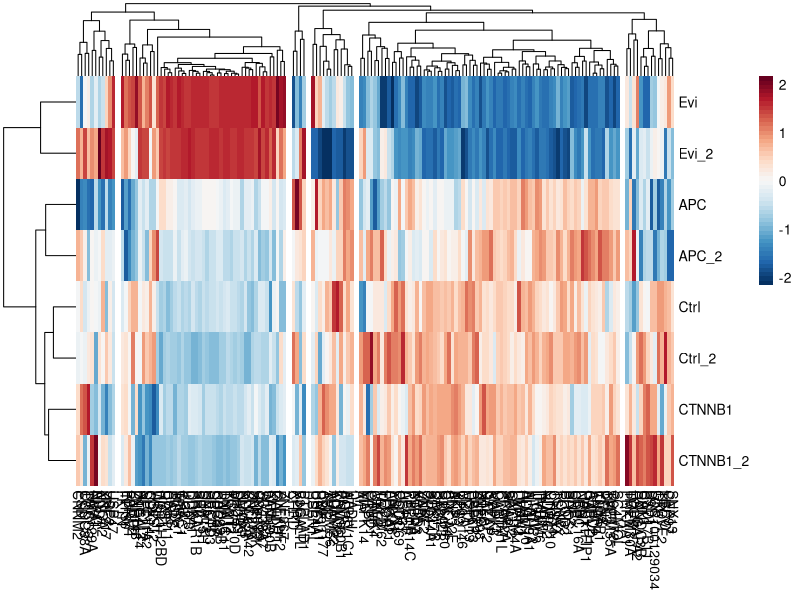
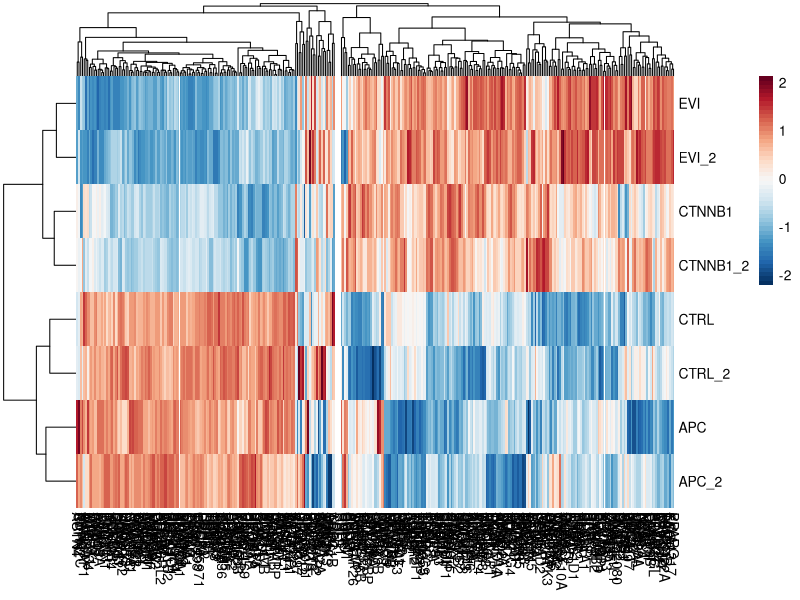
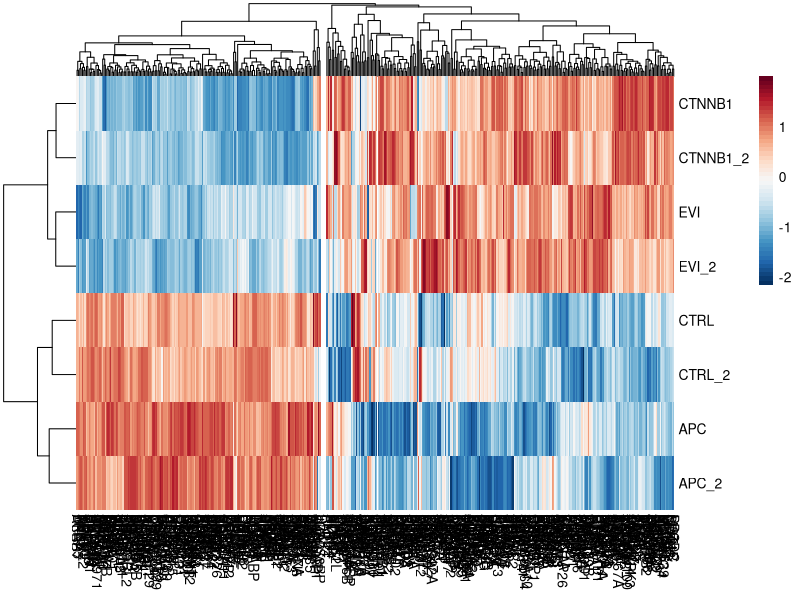
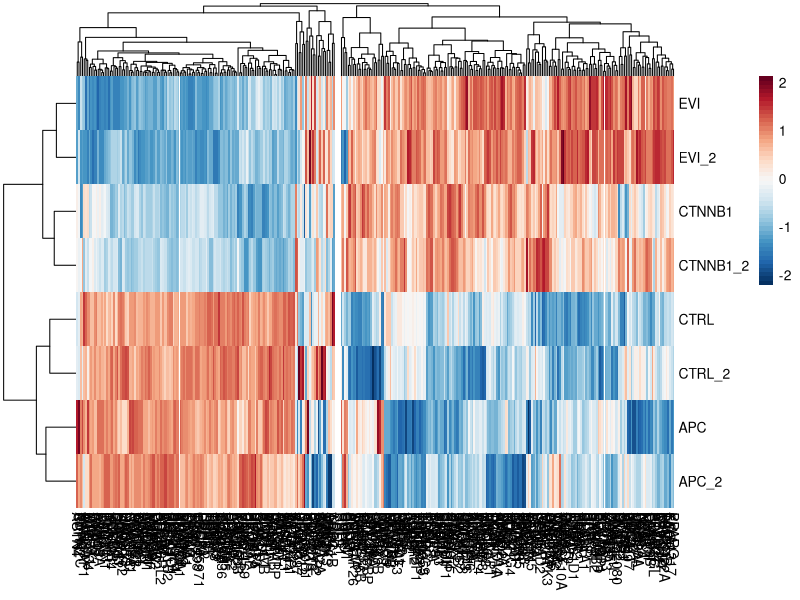

Write the R code that produced these figures, in order.
## ---- chunk 1
knitr::opts_chunk$set(echo = TRUE)
## ---- chunk 2
library(openxlsx)
library(pheatmap)
library(tidyverse)
## ---- chunk 3
## Table S1
ts1 <- read.xlsx('Table S1.xlsx', rowNames = T, startRow = 4)
## canonical main
canonical <- read.xlsx('canonical main.xlsx', rowNames=T)
## canonical N2
canonical_n2 <- read.xlsx('canonical N2.xlsx', rowNames=T)
## canonical N3
canonical_n3 <- read.xlsx('canonical N3.xlsx', rowNames=T)
## ---- chunk 4
## normalize each data set
data_norm <- lapply(list(ts1, canonical, canonical_n2, canonical_n3), function(d){
  ## save names
  cn <- colnames(d)
  ## z-score normalization
  norm <- t(apply(scale(log(d)), 1, function(x) scale(x)))
  colnames(norm) <- cn
  return(t(norm))
})
## ---- chunk 5
## heatmap colours
cols <- rev(colorRampPalette(c('#67001f','#b2182b','#d6604d',
                           '#f4a582','#fddbc7', '#f7f7f7',
                           '#d1e5f0','#92c5de','#4393c3',
                           '#2166ac', '#053061'))(50))
## draw heat map
pheatmap(data_norm[[1]], color=cols, border_color = NA, cutree_cols = 6)
## ---- chunk 6
## draw heat map
pheatmap(data_norm[[2]], color=cols, border_color = NA, cutree_cols = 2)
## ---- chunk 7
## draw heat map
pheatmap(data_norm[[3]], color=cols, border_color = NA, cutree_cols = 2)
## ---- chunk 8
## draw heat map
pheatmap(data_norm[[4]], color=cols, border_color = NA, cutree_cols = 2)
## ---- chunk 9
sessionInfo()
